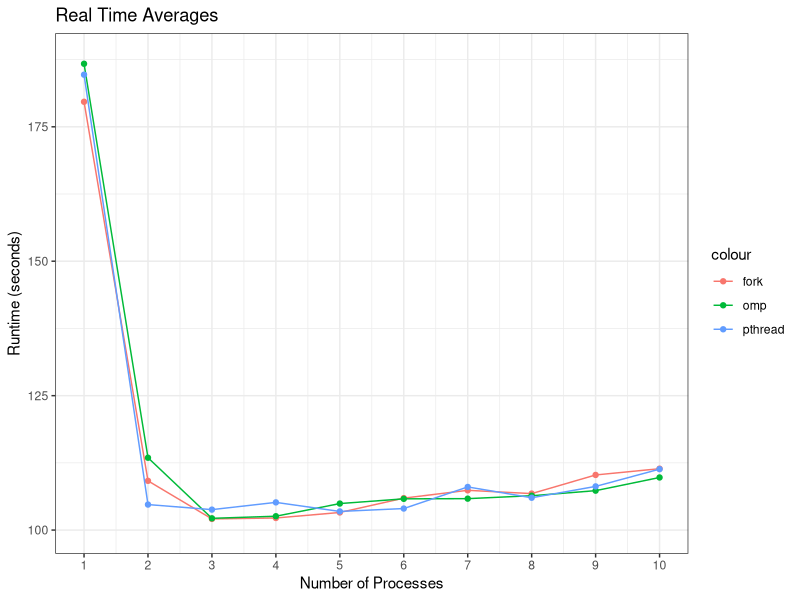
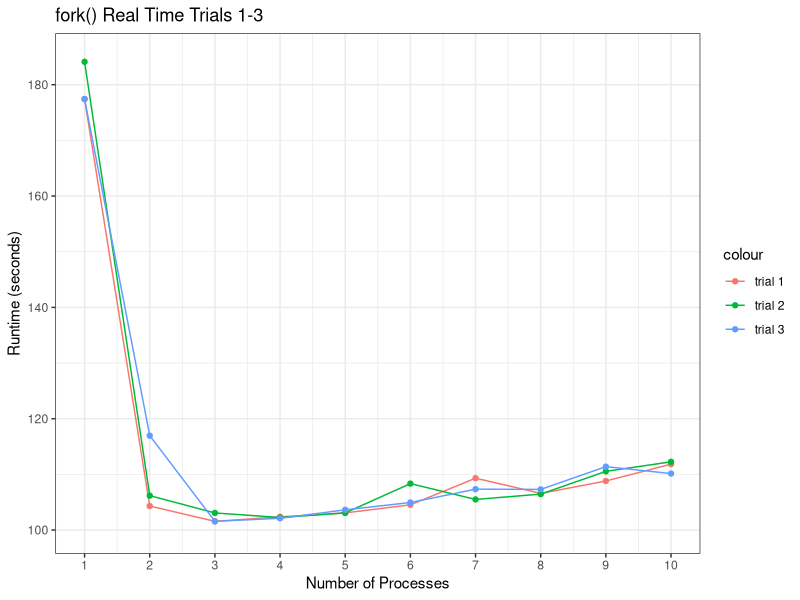
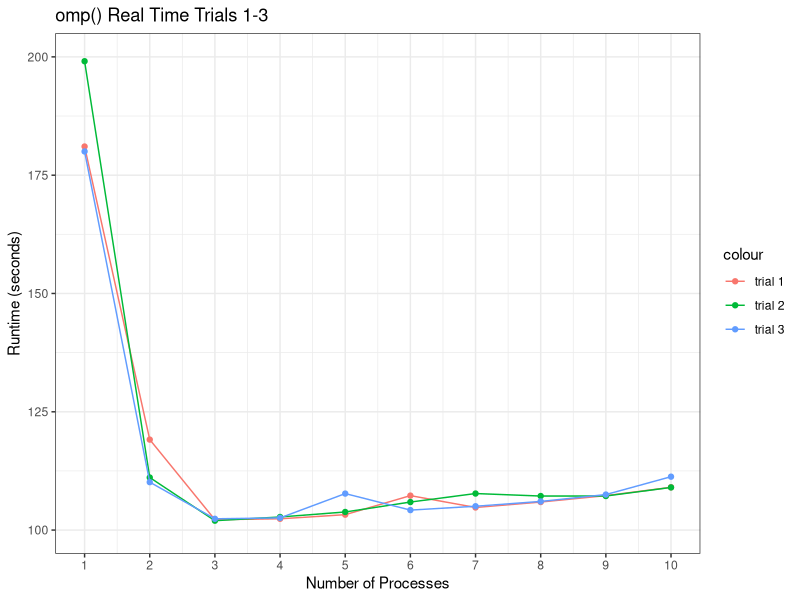
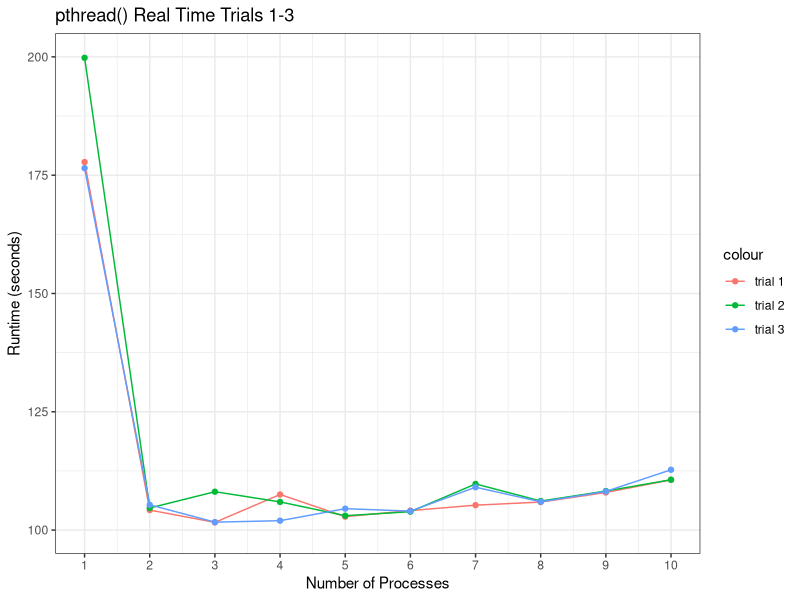
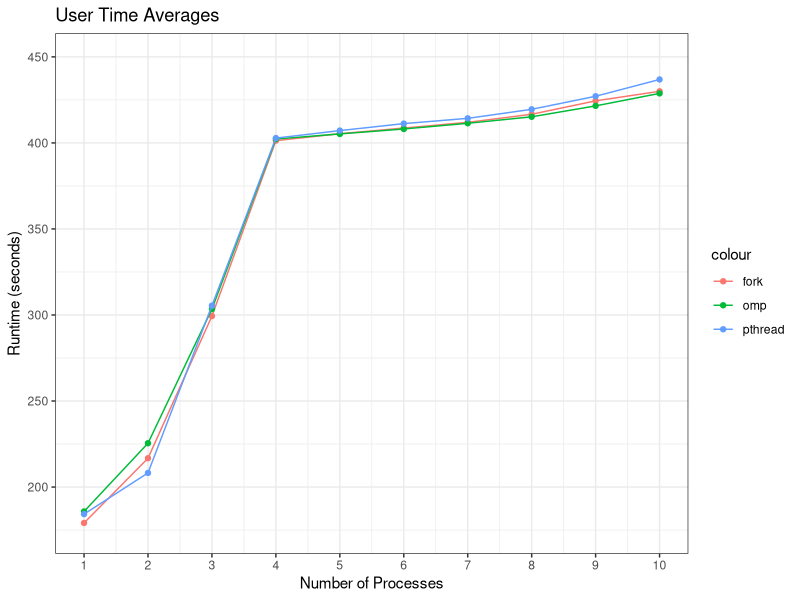
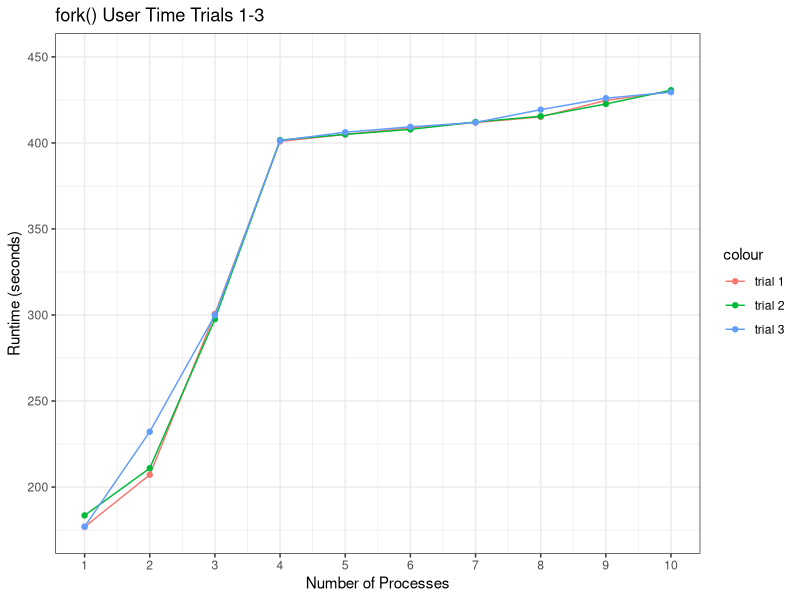
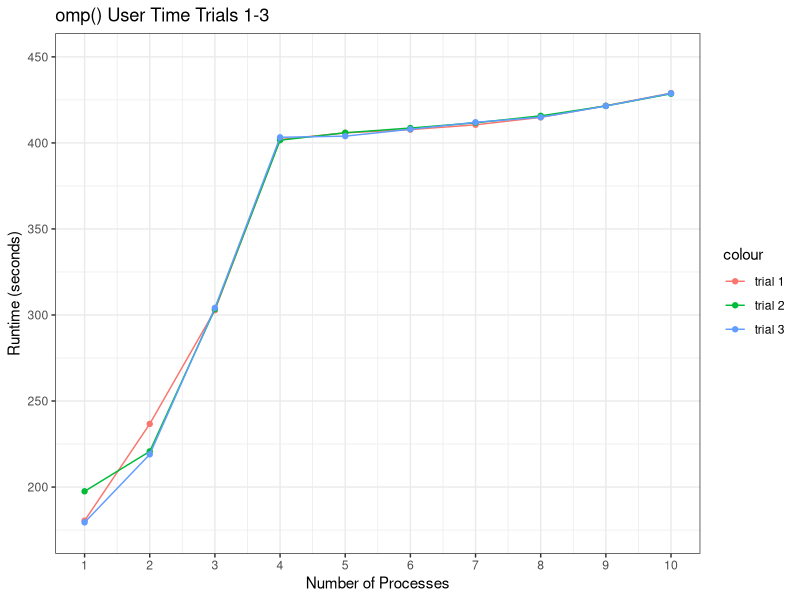
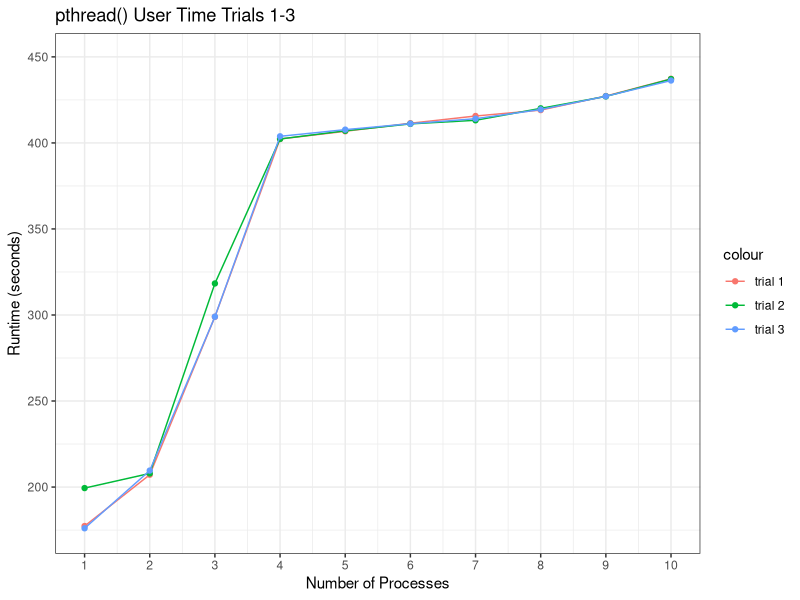

The R script that drew these images, in order:
## ---- chunk 1
knitr::opts_chunk$set(echo = TRUE)
## ---- chunk 2
library(tidyverse)
setwd("C:/Users/trevo/workspace/cs310/lab4/lab4src")
Thread_Data = read.csv("master.csv")
## ---- chunk 3
#Averages Graph
ggplot(Thread_Data, aes(Thread_Data$Processes)) + 
  geom_line(aes(y = Thread_Data$fork.real.avg, colour = "fork")) + 
  geom_point(aes(y = Thread_Data$fork.real.avg, colour = "fork")) +
  geom_line(aes(y = Thread_Data$omp.real.avg, colour = "omp")) +
  geom_point(aes(y = Thread_Data$omp.real.avg, colour = "omp")) +
  geom_line(aes(y = Thread_Data$pthread.real.avg, colour = "pthread")) + 
  geom_point(aes(y = Thread_Data$pthread.real.avg, colour = "pthread")) + 
  scale_x_continuous(name = "Number of Processes", breaks = c(1,2,3,4,5,6,7,8,9,10), limits = c(1,10)) +
  scale_y_continuous(name = "Runtime (seconds)", limits = c(100,188)) +
  theme_bw() + labs(title = "Real Time Averages")

#Fork Graph
ggplot(Thread_Data, aes(Thread_Data$Processes)) + 
  geom_line(aes(y = Thread_Data$fork.real.1, colour = "trial 1")) + 
  geom_point(aes(y = Thread_Data$fork.real.1, colour = "trial 1")) + 
  geom_line(aes(y = Thread_Data$fork.real.2, colour = "trial 2")) +
  geom_point(aes(y = Thread_Data$fork.real.2, colour = "trial 2")) + 
  geom_line(aes(y = Thread_Data$fork.real.3, colour = "trial 3")) + 
  geom_point(aes(y = Thread_Data$fork.real.3, colour = "trial 3")) + 
  scale_x_continuous(name = "Number of Processes", breaks = c(1,2,3,4,5,6,7,8,9,10), limits = c(1,10)) +
  scale_y_continuous(name = "Runtime (seconds)", limits = c(100,185)) +
  theme_bw() + labs(title = "fork() Real Time Trials 1-3")

#OMP Graph
ggplot(Thread_Data, aes(Thread_Data$Processes)) + 
  geom_line(aes(y = Thread_Data$omp.real.1, colour = "trial 1")) + 
  geom_point(aes(y = Thread_Data$omp.real.1, colour = "trial 1")) + 
  geom_line(aes(y = Thread_Data$omp.real.2, colour = "trial 2")) +
  geom_point(aes(y = Thread_Data$omp.real.2, colour = "trial 2")) + 
  geom_line(aes(y = Thread_Data$omp.real.3, colour = "trial 3")) + 
  geom_point(aes(y = Thread_Data$omp.real.3, colour = "trial 3")) + 
  scale_x_continuous(name = "Number of Processes", breaks = c(1,2,3,4,5,6,7,8,9,10), limits = c(1,10)) +
  scale_y_continuous(name = "Runtime (seconds)", limits = c(100,200)) +
  theme_bw() + labs(title = "omp() Real Time Trials 1-3")

#PThread Graph
ggplot(Thread_Data, aes(Thread_Data$Processes)) + 
  geom_line(aes(y = Thread_Data$pthread.real.1, colour = "trial 1")) + 
  geom_point(aes(y = Thread_Data$pthread.real.1, colour = "trial 1")) + 
  geom_line(aes(y = Thread_Data$pthread.real.2, colour = "trial 2")) +
  geom_point(aes(y = Thread_Data$pthread.real.2, colour = "trial 2")) + 
  geom_line(aes(y = Thread_Data$pthread.real.3, colour = "trial 3")) + 
  geom_point(aes(y = Thread_Data$pthread.real.3, colour = "trial 3")) + 
  scale_x_continuous(name = "Number of Processes", breaks = c(1,2,3,4,5,6,7,8,9,10), limits = c(1,10)) +
  scale_y_continuous(name = "Runtime (seconds)", limits = c(100,200)) +
  theme_bw() + labs(title = "pthread() Real Time Trials 1-3")



## ---- chunk 4
#Averages Graph
ggplot(Thread_Data, aes(Thread_Data$Processes)) + 
  geom_line(aes(y = Thread_Data$fork.user.avg, colour = "fork")) + 
  geom_point(aes(y = Thread_Data$fork.user.avg, colour = "fork")) +
  geom_line(aes(y = Thread_Data$omp.user.avg, colour = "omp")) +
  geom_point(aes(y = Thread_Data$omp.user.avg, colour = "omp")) +
  geom_line(aes(y = Thread_Data$pthread.user.avg, colour = "pthread")) + 
  geom_point(aes(y = Thread_Data$pthread.user.avg, colour = "pthread")) + 
  scale_x_continuous(name = "Number of Processes", breaks = c(1,2,3,4,5,6,7,8,9,10), limits = c(1,10)) +
  scale_y_continuous(name = "Runtime (seconds)", limits = c(175,450)) +
  theme_bw() + labs(title = "User Time Averages")

#Fork Graph
ggplot(Thread_Data, aes(Thread_Data$Processes)) + 
  geom_line(aes(y = Thread_Data$fork.user.1, colour = "trial 1")) + 
  geom_point(aes(y = Thread_Data$fork.user.1, colour = "trial 1")) + 
  geom_line(aes(y = Thread_Data$fork.user.2, colour = "trial 2")) +
  geom_point(aes(y = Thread_Data$fork.user.2, colour = "trial 2")) + 
  geom_line(aes(y = Thread_Data$fork.user.3, colour = "trial 3")) + 
  geom_point(aes(y = Thread_Data$fork.user.3, colour = "trial 3")) + 
  scale_x_continuous(name = "Number of Processes", breaks = c(1,2,3,4,5,6,7,8,9,10), limits = c(1,10)) +
  scale_y_continuous(name = "Runtime (seconds)", limits = c(175,450)) +
  theme_bw() + labs(title = "fork() User Time Trials 1-3")

#OMP Graph
ggplot(Thread_Data, aes(Thread_Data$Processes)) + 
  geom_line(aes(y = Thread_Data$omp.user.1, colour = "trial 1")) + 
  geom_point(aes(y = Thread_Data$omp.user.1, colour = "trial 1")) + 
  geom_line(aes(y = Thread_Data$omp.user.2, colour = "trial 2")) +
  geom_point(aes(y = Thread_Data$omp.user.2, colour = "trial 2")) + 
  geom_line(aes(y = Thread_Data$omp.user.3, colour = "trial 3")) + 
  geom_point(aes(y = Thread_Data$omp.user.3, colour = "trial 3")) + 
  scale_x_continuous(name = "Number of Processes", breaks = c(1,2,3,4,5,6,7,8,9,10), limits = c(1,10)) +
  scale_y_continuous(name = "Runtime (seconds)", limits = c(175,450)) +
  theme_bw() + labs(title = "omp() User Time Trials 1-3")

#PThread Graph
ggplot(Thread_Data, aes(Thread_Data$Processes)) + 
  geom_line(aes(y = Thread_Data$pthread.user.1, colour = "trial 1")) + 
  geom_point(aes(y = Thread_Data$pthread.user.1, colour = "trial 1")) + 
  geom_line(aes(y = Thread_Data$pthread.user.2, colour = "trial 2")) +
  geom_point(aes(y = Thread_Data$pthread.user.2, colour = "trial 2")) + 
  geom_line(aes(y = Thread_Data$pthread.user.3, colour = "trial 3")) + 
  geom_point(aes(y = Thread_Data$pthread.user.3, colour = "trial 3")) + 
  scale_x_continuous(name = "Number of Processes", breaks = c(1,2,3,4,5,6,7,8,9,10), limits = c(1,10)) +
  scale_y_continuous(name = "Runtime (seconds)", limits = c(175,450)) +
  theme_bw() + labs(title = "pthread() User Time Trials 1-3")
## ---- chunk 5
#Averages Graph
ggplot(Thread_Data, aes(Thread_Data$Processes)) + 
  geom_line(aes(y = Thread_Data$fork.syst.avg, colour = "fork")) + 
  geom_point(aes(y = Thread_Data$fork.syst.avg, colour = "fork")) +
  geom_line(aes(y = Thread_Data$omp.syst.avg, colour = "omp")) +
  geom_point(aes(y = Thread_Data$omp.syst.avg, colour = "omp")) +
  geom_line(aes(y = Thread_Data$pthread.syst.avg, colour = "pthread")) + 
  geom_point(aes(y = Thread_Data$pthread.syst.avg, colour = "pthread")) + 
  scale_x_continuous(name = "Number of Processes", breaks = c(1,2,3,4,5,6,7,8,9,10), limits = c(1,10)) +
  scale_y_continuous(name = "Runtime (seconds)", limits = c(0,2)) +
  theme_bw() + labs(title = "System Time Averages")

#Fork Graph
ggplot(Thread_Data, aes(Thread_Data$Processes)) + 
  geom_line(aes(y = Thread_Data$fork.syst.1, colour = "trial 1")) + 
  geom_point(aes(y = Thread_Data$fork.syst.1, colour = "trial 1")) + 
  geom_line(aes(y = Thread_Data$fork.syst.2, colour = "trial 2")) +
  geom_point(aes(y = Thread_Data$fork.syst.2, colour = "trial 2")) + 
  geom_line(aes(y = Thread_Data$fork.syst.3, colour = "trial 3")) + 
  geom_point(aes(y = Thread_Data$fork.syst.3, colour = "trial 3")) + 
  scale_x_continuous(name = "Number of Processes", breaks = c(1,2,3,4,5,6,7,8,9,10), limits = c(1,10)) +
  scale_y_continuous(name = "Runtime (seconds)", limits = c(0,2)) +
  theme_bw() + labs(title = "fork() System Time Trials 1-3")

#OMP Graph
ggplot(Thread_Data, aes(Thread_Data$Processes)) + 
  geom_line(aes(y = Thread_Data$omp.syst.1, colour = "trial 1")) + 
  geom_point(aes(y = Thread_Data$omp.syst.1, colour = "trial 1")) + 
  geom_line(aes(y = Thread_Data$omp.syst.2, colour = "trial 2")) +
  geom_point(aes(y = Thread_Data$omp.syst.2, colour = "trial 2")) + 
  geom_line(aes(y = Thread_Data$omp.syst.3, colour = "trial 3")) + 
  geom_point(aes(y = Thread_Data$omp.syst.3, colour = "trial 3")) + 
  scale_x_continuous(name = "Number of Processes", breaks = c(1,2,3,4,5,6,7,8,9,10), limits = c(1,10)) +
  scale_y_continuous(name = "Runtime (seconds)", limits = c(0,2)) +
  theme_bw() + labs(title = "omp() System Time Trials 1-3")

#PThread Graph
ggplot(Thread_Data, aes(Thread_Data$Processes)) + 
  geom_line(aes(y = Thread_Data$pthread.syst.1, colour = "trial 1")) + 
  geom_point(aes(y = Thread_Data$pthread.syst.1, colour = "trial 1")) + 
  geom_line(aes(y = Thread_Data$pthread.syst.2, colour = "trial 2")) +
  geom_point(aes(y = Thread_Data$pthread.syst.2, colour = "trial 2")) + 
  geom_line(aes(y = Thread_Data$pthread.syst.3, colour = "trial 3")) + 
  geom_point(aes(y = Thread_Data$pthread.syst.3, colour = "trial 3")) + 
  scale_x_continuous(name = "Number of Processes", breaks = c(1,2,3,4,5,6,7,8,9,10), limits = c(1,10)) +
  scale_y_continuous(name = "Runtime (seconds)", limits = c(0,2)) +
  theme_bw() + labs(title = "pthread() System Time Trials 1-3")
